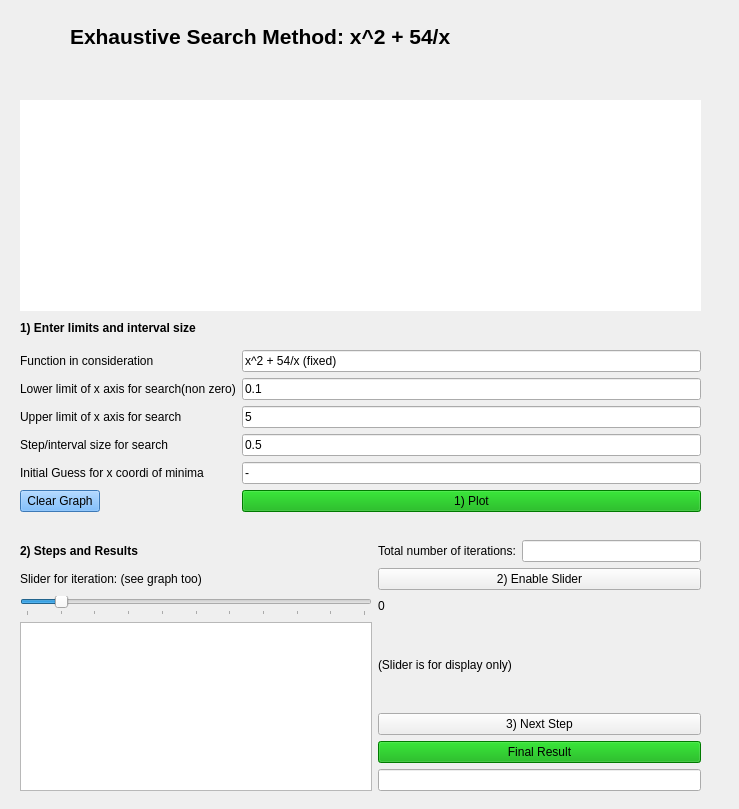
     <widget class="QWidget" name="scrollAreaWidgetContents">
      <property name="enabled">
       <bool>true</bool>
      </property>
      <property name="geometry">
       <rect>
        <x>0</x>
        <y>0</y>
        <width>739</width>
        <height>809</height>
       </rect>
      </property>
      <property name="layoutDirection">
       <enum>Qt::LeftToRight</enum>
      </property>
      <widget class="QLabel" name="label_7">
       <property name="geometry">
        <rect>
         <x>20</x>
         <y>320</y>
         <width>211</width>
         <height>16</height>
        </rect>
       </property>
       <property name="font">
        <font>
         <weight>75</weight>
         <bold>true</bold>
        </font>
       </property>
       <property name="text">
        <string>1) Enter limits and interval size</string>
       </property>
      </widget>
      <widget class="QWidget" name="formLayoutWidget">
       <property name="geometry">
        <rect>
         <x>20</x>
         <y>350</y>
         <width>681</width>
         <height>185</height>
        </rect>
       </property>
       <layout class="QFormLayout" name="formLayout">
        <item row="0" column="0">
         <widget class="QLabel" name="label_2">
          <property name="text">
           <string>Function in consideration</string>
          </property>
         </widget>
        </item>
        <item row="0" column="1">
         <widget class="QLineEdit" name="polynomial_edit">
          <property name="text">
           <string>x^2 + 54/x (fixed)</string>
          </property>
         </widget>
        </item>
        <item row="1" column="0">
         <widget class="QLabel" name="label_3">
          <property name="text">
           <string>Lower limit of x axis for search(non zero)</string>
          </property>
         </widget>
        </item>
        <item row="1" column="1">
         <widget class="QLineEdit" name="lowerx_edit">
          <property name="text">
           <string>0.1</string>
          </property>
         </widget>
        </item>
        <item row="2" column="0">
         <widget class="QLabel" name="label_4">
          <property name="text">
           <string>Upper limit of x axis for search</string>
          </property>
         </widget>
        </item>
        <item row="2" column="1">
         <widget class="QLineEdit" name="upperx_edit">
          <property name="text">
           <string>5</string>
          </property>
         </widget>
        </item>
        <item row="3" column="0">
         <widget class="QLabel" name="label_5">
          <property name="text">
           <string>Step/interval size for search</string>
          </property>
         </widget>
        </item>
        <item row="3" column="1">
         <widget class="QLineEdit" name="stepsize_edit">
          <property name="text">
           <string>0.5</string>
          </property>
         </widget>
        </item>
        <item row="5" column="1">
         <widget class="QPushButton" name="plot_button">
          <property name="styleSheet">
           <string notr="true">background-color: rgb(0, 170, 0);</string>
          </property>
          <property name="text">
           <string>1) Plot</string>
          </property>
         </widget>
        </item>
        <item row="5" column="0">
         <widget class="QPushButton" name="clear_button">
          <property name="styleSheet">
           <string notr="true">background-color: rgb(85, 170, 255);</string>
          </property>
          <property name="text">
           <string>Clear Graph</string>
          </property>
         </widget>
        </item>
        <item row="4" column="0">
         <widget class="QLabel" name="label_24">
          <property name="text">
           <string>Initial Guess for x coordi of minima</string>
          </property>
         </widget>
        </item>
        <item row="4" column="1">
         <widget class="QLineEdit" name="exhaus_guess_edit">
          <property name="text">
           <string>-</string>
          </property>
         </widget>
        </item>
       </layout>
      </widget>
      <widget class="QWidget" name="horizontalLayoutWidget_2">
       <property name="geometry">
        <rect>
         <x>20</x>
         <y>60</y>
         <width>671</width>
         <height>31</height>
        </rect>
       </property>
       <layout class="QHBoxLayout" name="horizontalLayout_7"/>
      </widget>
      <widget class="QLabel" name="label">
       <property name="geometry">
        <rect>
         <x>70</x>
         <y>20</y>
         <width>571</width>
         <height>33</height>
        </rect>
       </property>
       <property name="font">
        <font>
         <pointsize>16</pointsize>
         <weight>75</weight>
         <bold>true</bold>
        </font>
       </property>
       <property name="text">
        <string>Exhaustive Search Method: x^2 + 54/x</string>
       </property>
      </widget>
      <widget class="QWidget" name="horizontalLayoutWidget">
       <property name="geometry">
        <rect>
         <x>20</x>
         <y>100</y>
         <width>681</width>
         <height>211</height>
        </rect>
       </property>
       <layout class="QHBoxLayout" name="horizontalLayout_2">
        <item>
         <widget class="QWidget" name="widget" native="true">
          <property name="styleSheet">
           <string notr="true">background-color: rgb(255, 255, 255);</string>
          </property>
         </widget>
        </item>
       </layout>
      </widget>
      <widget class="QWidget" name="gridLayoutWidget">
       <property name="geometry">
        <rect>
         <x>20</x>
         <y>540</y>
         <width>681</width>
         <height>251</height>
        </rect>
       </property>
       <layout class="QGridLayout" name="gridLayout">
        <item row="0" column="0">
         <widget class="QLabel" name="label_6">
          <property name="font">
           <font>
            <weight>75</weight>
            <bold>true</bold>
           </font>
          </property>
          <property name="text">
           <string>2) Steps and Results</string>
          </property>
         </widget>
        </item>
        <item row="0" column="1">
         <widget class="QLabel" name="label_17">
          <property name="text">
           <string>Total number of iterations:</string>
          </property>
         </widget>
        </item>
        <item row="6" column="1" colspan="2">
         <widget class="QLineEdit" name="finalresult_edit"/>
        </item>
        <item row="2" column="0">
         <widget class="QSlider" name="stepslider">
          <property name="maximum">
           <number>10</number>
          </property>
          <property name="value">
           <number>1</number>
          </property>
          <property name="sliderPosition">
           <number>1</number>
          </property>
          <property name="orientation">
           <enum>Qt::Horizontal</enum>
          </property>
          <property name="tickPosition">
           <enum>QSlider::TicksBelow</enum>
          </property>
         </widget>
        </item>
        <item row="1" column="0">
         <widget class="QLabel" name="label_16">
          <property name="text">
           <string>Slider for iteration: (see graph too)                                                   </string>
          </property>
         </widget>
        </item>
        <item row="5" column="1" colspan="2">
         <widget class="QPushButton" name="final_button">
          <property name="styleSheet">
           <string notr="true">background-color: rgb(0, 170, 0);</string>
          </property>
          <property name="text">
           <string>Final Result</string>
          </property>
         </widget>
        </item>
        <item row="4" column="1" colspan="2">
         <widget class="QPushButton" name="next_button">
          <property name="text">
           <string>3) Next Step</string>
          </property>
         </widget>
        </item>
        <item row="0" column="2">
         <widget class="QLineEdit" name="numberoiterations_edit"/>
        </item>
        <item row="1" column="1" colspan="2">
         <widget class="QPushButton" name="setslider_button">
          <property name="text">
           <string>2) Enable Slider</string>
          </property>
         </widget>
        </item>
        <item row="2" column="1">
         <widget class="QLabel" name="iterationnumber_label">
          <property name="text">
           <string>0</string>
          </property>
         </widget>
        </item>
        <item row="3" column="0" rowspan="4">
         <widget class="QTextEdit" name="disp_edit"/>
        </item>
        <item row="3" column="1">
         <widget class="QLabel" name="label_19">
          <property name="text">
           <string>(Slider is for display only)</string>
          </property>
         </widget>
        </item>
       </layout>
      </widget>
     </widget>
